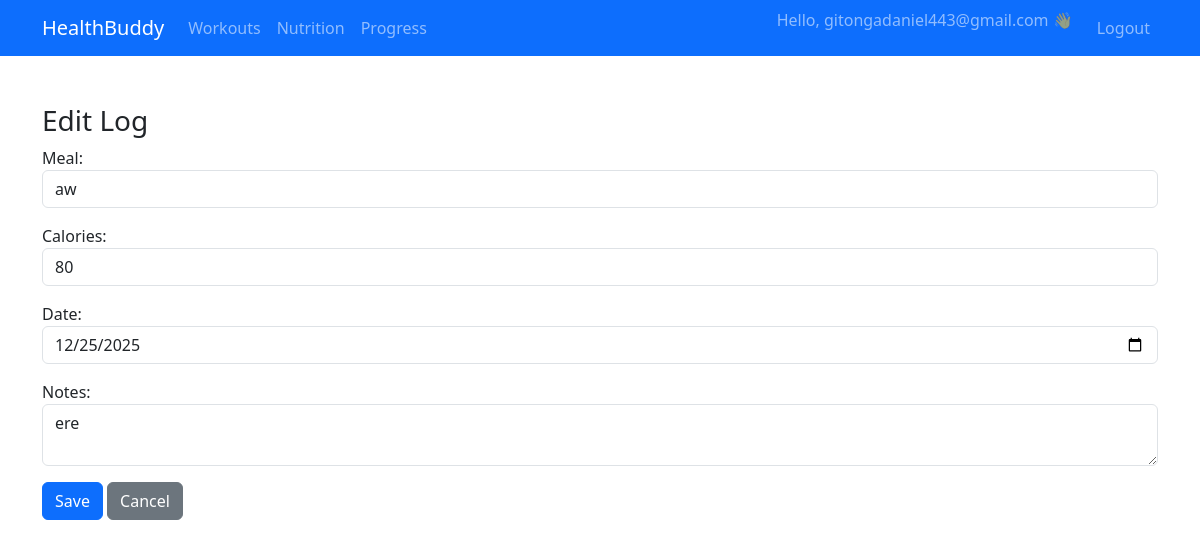
Page /progress/logs/edit/1/ (signed in) on the committed database.
### progress/models.py (models this page shows, shortened)
class NutritionLog(models.Model):
    user = models.ForeignKey(User, on_delete=models.CASCADE, related_name='nutrition_logs')
    meal = models.CharField(max_length=200)
    calories = models.PositiveIntegerField()
    date = models.DateField()  # date of the meal (not datetime)
    notes = models.TextField(blank=True, null=True)
    created_at = models.DateTimeField(auto_now_add=True)

### progress/views.py (the view)
# urls.py: path('logs/edit/<int:pk>/', views.edit_log, name='edit_log'),
@login_required
def edit_log(request, pk):
    log = get_object_or_404(NutritionLog, pk=pk, user=request.user)
    if request.method == "POST":
        form = NutritionLogForm(request.POST, instance=log)
        if form.is_valid():
            form.save()
            return redirect('progress:progress_home')
    else:
        form = NutritionLogForm(instance=log)
    return render(request, 'progress/edit_log_page.html', {'form': form, 'log': log})

### progress/forms.py
class NutritionLogForm(forms.ModelForm):
    class Meta:
        model = NutritionLog
        fields = ['meal', 'calories', 'date', 'notes']
        widgets = {
            'date': forms.DateInput(attrs={'type': 'date', 'class': 'form-control'}),
            'meal': forms.TextInput(attrs={'class': 'form-control'}),
            'calories': forms.NumberInput(attrs={'class': 'form-control', 'min': 0}),
            'notes': forms.Textarea(attrs={'class': 'form-control', 'rows': 2}),
        }

### progress/templates/progress/edit_log_page.html (shortened to what this page needs)
{% extends "progress/base.html" %}
{% block content %}
<div class="container my-5">
  <h3>Edit Log</h3>
  <form method="post">
    {{ form.as_p }}
    <button class="btn btn-primary">Save</button>
    <a class="btn btn-secondary" href="{% url 'progress:progress_home' %}">Cancel</a>
  </form>
</div>
{% endblock %}

### progress/templates/progress/base.html (shortened to what this page needs)
<!doctype html>
<html lang="en">
  <head>
    <link href="https://cdn.jsdelivr.net/npm/bootstrap@5.3.2/dist/css/bootstrap.min.css" rel="stylesheet">
  </head>
  <body>
    <nav class="navbar navbar-expand-lg navbar-dark bg-primary">
      <div class="container">
        <a class="navbar-brand" href="/">HealthBuddy</a>
        <div class="collapse navbar-collapse" id="navMenu">
          <ul class="navbar-nav me-auto">
            {% if user.is_authenticated %}
            <li class="nav-item"><a class="nav-link" href="{% url 'workouts:workouts_list' %}">Workouts</a></li>
            <li class="nav-item"><a class="nav-link" href="{% url 'nutrition:nutrition_list' %}">Nutrition</a></li>
            <li class="nav-item"><a class="nav-link" href="{% url 'progress:progress_home' %}">Progress</a></li>
            {% endif %}
          </ul>
          <ul class="navbar-nav ms-auto">
            {% if user.is_authenticated %}
            <li class="nav-item"><span class="navbar-text me-3">Hello, {{ user.username }} 👋</span></li>
            <li class="nav-item"><a class="nav-link" href="{% url 'logout' %}">Logout</a></li>
            {% else %}
            <li class="nav-item"><a class="nav-link" href="{% url 'login' %}">Login</a></li>
            {% endif %}
          </ul>
        </div>
      </div>
    </nav>
    <main>
      {% block content %}{% endblock %}
    </main>
  </body>
</html>

### rows in the picture
NutritionLog: meal "aw", calories "80", date "12/25/2025", notes "ere"

### other values in the picture
{{ user.username }} "gitongadaniel443@gmail.com"
